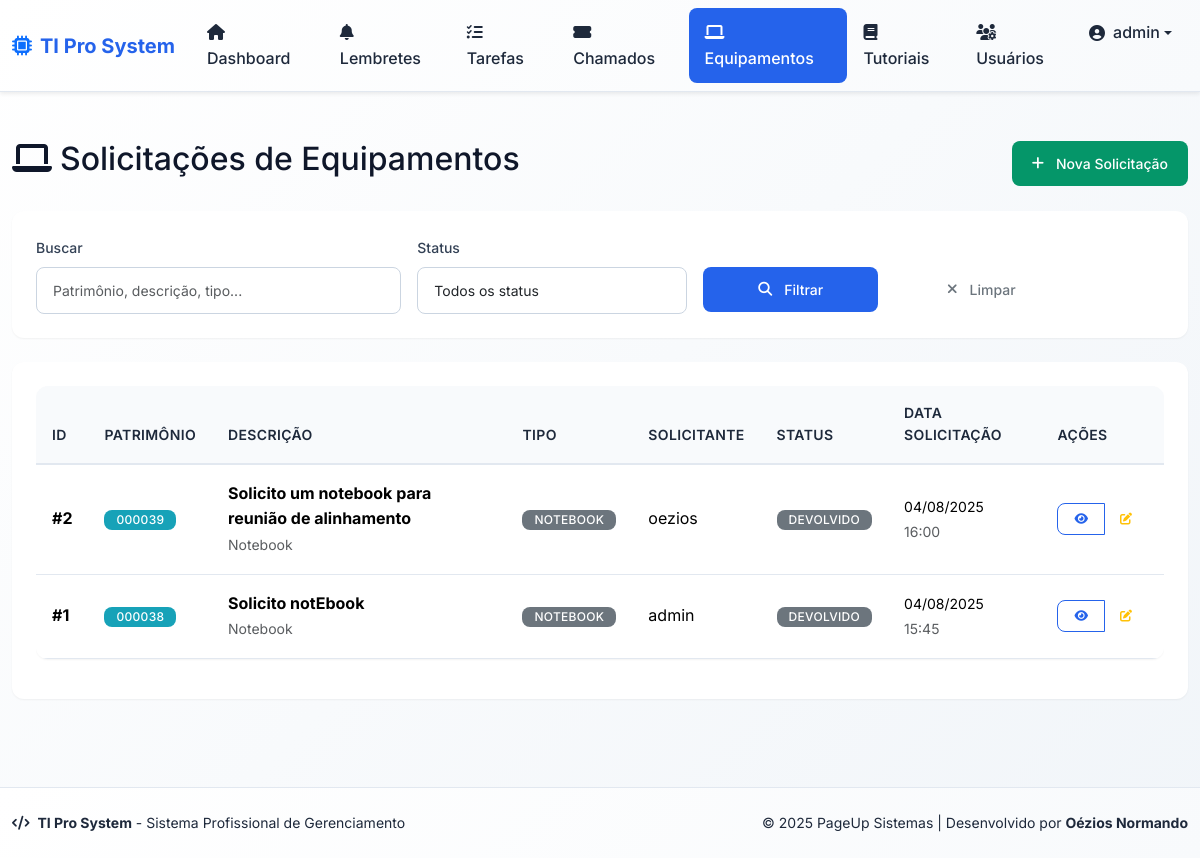
Screenshot of /equipment/list (signed in) with the database file from the repository.
### app/models.py (models this page shows, shortened)
class User(db.Model):
    id = db.Column(db.Integer, primary_key=True)
    username = db.Column(db.String(64), unique=True, nullable=False)
    email = db.Column(db.String(120), unique=True, nullable=False)
    password_hash = db.Column(db.String(128), nullable=False)
    is_admin = db.Column(db.Boolean, default=False)
    is_ti = db.Column(db.Boolean, default=False)  # Indica se o usuário é da equipe de TI
    ativo = db.Column(db.Boolean, default=True)  # Para ativação/desativação
    sector_id = db.Column(db.Integer, db.ForeignKey('sector.id'), nullable=True)
    sector = db.relationship('Sector', backref='usuarios')
    reminders = db.relationship('Reminder', backref='usuario', lazy=True)
    tasks = db.relationship('Task', backref='usuario', lazy=True)

class EquipmentRequest(db.Model):
    id = db.Column(db.Integer, primary_key=True)
    description = db.Column(db.Text, nullable=False)  # Descrição do equipamento
    patrimony = db.Column(db.String(50), nullable=True)  # Número do patrimônio
    delivery_date = db.Column(db.Date, nullable=True)  # Data de entrega
    return_date = db.Column(db.Date, nullable=True)  # Data de devolução
    conference_status = db.Column(db.String(50), nullable=True)  # Status de conferência
    observations = db.Column(db.Text, nullable=True)  # Observações
    requester_id = db.Column(db.Integer, db.ForeignKey('user.id'), nullable=False)  # Solicitante
    received_by_id = db.Column(db.Integer, db.ForeignKey('user.id'), nullable=True)  # Quem recebeu
    approved_by_id = db.Column(db.Integer, db.ForeignKey('user.id'), nullable=True)  # Quem aprovou
    status = db.Column(db.String(20), nullable=False, default='Solicitado')  # Solicitado, Aprovado, Entregue, Devolvido, Negado
    request_date = db.Column(db.DateTime, nullable=False, default=datetime.utcnow)  # Data da solicitação
    approval_date = db.Column(db.DateTime, nullable=True)  # Data de aprovação
    equipment_type = db.Column(db.String(50), nullable=True)  # Tipo de equipamento (notebook, monitor, etc.)
    destination_sector = db.Column(db.String(100), nullable=True)  # Setor/Destino
    request_reason = db.Column(db.Text, nullable=True)  # Motivo da solicitação
    created_at = db.Column(db.DateTime, nullable=False, default=datetime.utcnow)
    updated_at = db.Column(db.DateTime, nullable=False, default=datetime.utcnow, onupdate=datetime.utcnow)
    requester = db.relationship('User', foreign_keys=[requester_id], backref='equipment_requests_solicitadas')
    received_by = db.relationship('User', foreign_keys=[received_by_id], backref='equipment_requests_recebidas')
    approved_by = db.relationship('User', foreign_keys=[approved_by_id], backref='equipment_requests_aprovadas')
    def can_be_edited_by(self, user):
        return (user.id == self.requester_id or
                user.is_admin or
                user.is_ti)

### app/routes.py (the view, shortened to what this page needs)
@bp.route('/equipment/list')
@login_required
def list_equipment():
    status_filter = request.args.get('status', '')
    search = request.args.get('search', '').strip()
    if session.get('is_admin') or session.get('is_ti'):
        query = EquipmentRequest.query
    else:
        query = EquipmentRequest.query.filter_by(requester_id=session.get('user_id'))
    if status_filter:
        query = query.filter(EquipmentRequest.status == status_filter)
    equipment_requests = query.order_by(EquipmentRequest.request_date.desc()).all()
    return render_template('equipment_list.html',
                         equipment_requests=equipment_requests,
                         status_filter=status_filter,
                         search=search)

### app/auth_utils.py (called while the page is built)
def login_required(f):
    @wraps(f)
    def decorated_function(*args, **kwargs):
        if 'user_id' not in session:
            return redirect(url_for('auth.login', need_login=True))
        from .models import User
        user = User.query.get(session['user_id'])
        if user and not user.ativo:
            session.clear()
            flash('Seu acesso foi desativado pelo administrador.', 'danger')
            return redirect(url_for('auth.login'))
        return f(*args, **kwargs)
    return decorated_function

### app/templates/equipment_list.html (shortened to what this page needs)
{% extends "base.html" %}
{% block content %}
<div class="row">
    <div class="col-12">
        <div class="d-flex justify-content-between align-items-center mb-4">
            <h2><i class="fas fa-laptop me-2"></i>Solicitações de Equipamentos</h2>
            <a href="{{ url_for('main.new_equipment_request') }}" class="btn btn-success">
                <i class="fas fa-plus me-1"></i>Nova Solicitação
            </a>
        </div>
        <div class="card mb-4">
            <div class="card-body">
                <form method="GET" class="row g-3">
                    <div class="col-md-4">
                        <label for="search" class="form-label">Buscar</label>
                        <input type="text" class="form-control" id="search" name="search"
                               value="{{ search }}" placeholder="Patrimônio, descrição, tipo...">
                    </div>
                    <div class="col-md-3">
                        <label for="status" class="form-label">Status</label>
                        <select class="form-select" id="status" name="status">
                            <option value="">Todos os status</option>
                        </select>
                    </div>
                    <div class="col-md-2">
                        <label class="form-label">&nbsp;</label>
                        <button type="submit" class="btn btn-primary w-100">
                            <i class="fas fa-search me-1"></i>Filtrar
                        </button>
                    </div>
                    <div class="col-md-2">
                        <label class="form-label">&nbsp;</label>
                        <a href="{{ url_for('main.list_equipment') }}" class="btn btn-outline-secondary w-100">
                            <i class="fas fa-times me-1"></i>Limpar
                        </a>
                    </div>
                </form>
            </div>
        </div>
        {% if equipment_requests %}
        <div class="card">
            <div class="card-body">
                <div class="table-responsive">
                    <table class="table table-hover">
                        <thead class="table-light">
                            <tr>
                                <th>ID</th>
                                <th>Patrimônio</th>
                                <th>Descrição</th>
                                <th>Tipo</th>
                                <th>Solicitante</th>
                                <th>Status</th>
                                <th>Data Solicitação</th>
                                <th>Ações</th>
                            </tr>
                        </thead>
                        <tbody>
                            {% for request in equipment_requests %}
                            <tr>
                                <td><strong>#{{ request.id }}</strong></td>
                                <td>
                                    {% if request.patrimony %}
                                        <span class="badge bg-info">{{ request.patrimony }}</span>
                                    {% else %}
                                        <span class="text-muted">-</span>
                                    {% endif %}
                                </td>
                                <td>
                                    <div class="fw-bold">{{ request.description[:50] }}{% if request.description|length > 50 %}...{% endif %}</div>
                                    {% if request.equipment_type %}
                                        <small class="text-muted">{{ request.equipment_type }}</small>
                                    {% endif %}
                                </td>
                                <td>
                                    {% if request.equipment_type %}
                                        <span class="badge bg-secondary">{{ request.equipment_type }}</span>
                                    {% else %}
                                        <span class="text-muted">-</span>
                                    {% endif %}
                                </td>
                                <td>{{ request.requester.username }}</td>
                                <td>
                                    {% if request.status == 'Solicitado' %}
                                        <span class="badge bg-warning">Solicitado</span>
                                    {% elif request.status == 'Aprovado' %}
                                        <span class="badge bg-info">Aprovado</span>
                                    {% elif request.status == 'Entregue' %}
                                        <span class="badge bg-success">Entregue</span>
                                    {% elif request.status == 'Devolvido' %}
                                        <span class="badge bg-secondary">Devolvido</span>
                                    {% elif request.status == 'Negado' %}
                                        <span class="badge bg-danger">Negado</span>
                                    {% endif %}
                                </td>
                                <td>
                                    <small>{{ request.request_date.strftime('%d/%m/%Y') }}</small>
                                    <br>
                                    <small class="text-muted">{{ request.request_date.strftime('%H:%M') }}</small>
                                </td>
                                <td>
                                    <div class="btn-group" role="group">
                                        <a href="{{ url_for('main.equipment_detail', id=request.id) }}"
                                           class="btn btn-sm btn-outline-primary" title="Ver detalhes">
                                            <i class="fas fa-eye"></i>
                                        </a>
                                        {% if request.can_be_edited_by(request.requester) %}
                                        <a href="{{ url_for('main.edit_equipment_request', id=request.id) }}"
                                           class="btn btn-sm btn-outline-warning" title="Editar">
                                            <i class="fas fa-edit"></i>
                                        </a>
                                        {% endif %}
                                    </div>
                                </td>
                            </tr>
                            {% endfor %}
                        </tbody>
                    </table>
                </div>
            </div>
        </div>
        {% endif %}
    </div>
</div>
{% endblock %}

### app/templates/base.html (shortened to what this page needs)
<!DOCTYPE html>
<html lang="pt-BR" data-theme="light">
<head>
    <link href="https://cdn.jsdelivr.net/npm/bootstrap@5.3.2/dist/css/bootstrap.min.css" rel="stylesheet">
    <link rel="stylesheet" href="https://cdnjs.cloudflare.com/ajax/libs/font-awesome/6.4.0/css/all.min.css">
    <link rel="stylesheet" href="{{ url_for('static', filename='style.css') }}">
</head>
<body class="d-flex flex-column min-vh-100">
{% if session.get('user_id') %}
<nav class="navbar navbar-expand-lg shadow-sm mb-4">
  <div class="container-fluid">
    <a class="navbar-brand d-flex align-items-center" href="{{ url_for('main.index') }}">
      <i class="fas fa-microchip me-2 text-primary"></i>
      <span class="fw-bold">TI Pro System</span>
    </a>
    <div class="collapse navbar-collapse" id="navbarNav">
      <ul class="navbar-nav me-auto">
        <li class="nav-item">
          <a class="nav-link {% if request.endpoint == 'main.index' %}active{% endif %}" href="{{ url_for('main.index') }}">
            <i class="fas fa-home me-1"></i> Dashboard
          </a>
        </li>
        <li class="nav-item">
          <a class="nav-link {% if request.endpoint == 'main.reminders' %}active{% endif %}" href="{{ url_for('main.reminders') }}">
            <i class="fas fa-bell me-1"></i> Lembretes
          </a>
        </li>
        <li class="nav-item">
          <a class="nav-link {% if request.endpoint == 'main.tasks' %}active{% endif %}" href="{{ url_for('main.tasks') }}">
            <i class="fas fa-tasks me-1"></i> Tarefas
          </a>
        </li>
        <li class="nav-item">
          <a class="nav-link {% if request.endpoint == 'main.listar_chamados' %}active{% endif %}" href="{{ url_for('main.listar_chamados') }}">
            <i class="fas fa-ticket-alt me-1"></i> Chamados
          </a>
        </li>
        <li class="nav-item">
          <a class="nav-link {% if request.endpoint == 'main.list_equipment' %}active{% endif %}" href="{{ url_for('main.list_equipment') }}">
            <i class="fas fa-laptop me-1"></i> Equipamentos
          </a>
        </li>
        <li class="nav-item">
          <a class="nav-link {% if request.endpoint == 'main.listar_tutoriais' %}active{% endif %}" href="{{ url_for('main.listar_tutoriais') }}">
            <i class="fas fa-book me-1"></i> Tutoriais
          </a>
        </li>
      </ul>
      <ul class="navbar-nav">
        {% if session.get('is_admin') %}
        <li class="nav-item">
          <a class="nav-link {% if request.endpoint == 'main.users_admin' %}active{% endif %}" href="{{ url_for('main.users_admin') }}">
            <i class="fas fa-users-cog me-1"></i> Usuários
          </a>
        </li>
        {% endif %}
        <li class="nav-item dropdown">
          <a class="nav-link dropdown-toggle d-flex align-items-center" href="#" role="button" data-bs-toggle="dropdown">
            <i class="fas fa-user-circle me-2"></i>
            <span class="d-none d-md-inline">{{ session['username'] }}</span>
          </a>
        </li>
      </ul>
    </div>
  </div>
</nav>
{% endif %}
<main class="main-content flex-grow-1">
  <div class="container-fluid py-4">
    {% block content %}{% endblock %}
  </div>
</main>
<footer class="footer mt-auto">
  <div class="container-fluid">
    <div class="row align-items-center">
      <div class="col-md-6">
        <p class="mb-0">
          <i class="fas fa-code me-1"></i>
          <strong>TI Pro System</strong> - Sistema Profissional de Gerenciamento
        </p>
      </div>
      <div class="col-md-6 text-md-end">
        <p class="mb-0">
          &copy; 2025 PageUp Sistemas |
          Desenvolvido por <strong>Oézios Normando</strong>
        </p>
      </div>
    </div>
  </div>
</footer>
</body>
</html>

### rows the page displays
User: username "admin"
EquipmentRequest: id "2", patrimony "000039", description "Solicito um notebook para reunião de alinhamento", equipment_type "Notebook", equipment_type "NOTEBOOK", requester.username "oezios", status "DEVOLVIDO", request_date "04/08/2025", request_date "16:00"
EquipmentRequest: id "1", patrimony "000038", description "Solicito notEbook", equipment_type "Notebook", equipment_type "NOTEBOOK", requester.username "admin", status "DEVOLVIDO", request_date "04/08/2025", request_date "15:45"
